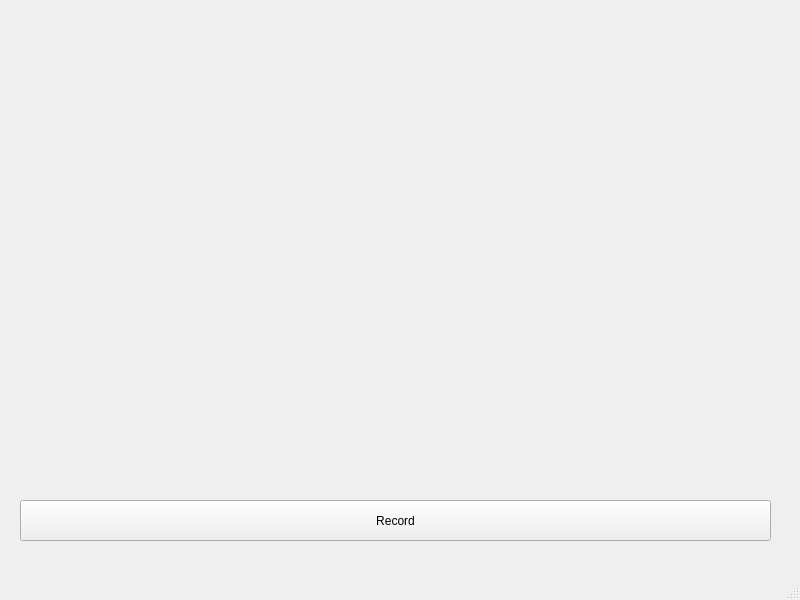
<?xml version="1.0" encoding="UTF-8"?>
<ui version="4.0">
 <class>Form</class>
 <widget class="QMainWindow" name="Form">
  <property name="geometry">
   <rect>
    <x>0</x>
    <y>0</y>
    <width>800</width>
    <height>600</height>
   </rect>
  </property>
  <property name="windowTitle">
   <string>MainWindow</string>
  </property>
  <widget class="QWidget" name="centralwidget">
   <widget class="QLabel" name="image_label">
    <property name="geometry">
     <rect>
      <x>0</x>
      <y>0</y>
      <width>801</width>
      <height>501</height>
     </rect>
    </property>
    <property name="text">
     <string/>
    </property>
   </widget>
   <widget class="QPushButton" name="control_bt">
    <property name="geometry">
     <rect>
      <x>20</x>
      <y>500</y>
      <width>751</width>
      <height>41</height>
     </rect>
    </property>
    <property name="text">
     <string>Record</string>
    </property>
   </widget>
  </widget>
  <widget class="QMenuBar" name="menubar">
   <property name="geometry">
    <rect>
     <x>0</x>
     <y>0</y>
     <width>800</width>
     <height>22</height>
    </rect>
   </property>
  </widget>
  <widget class="QStatusBar" name="statusbar"/>
 </widget>
 <resources/>
 <connections/>
</ui>
